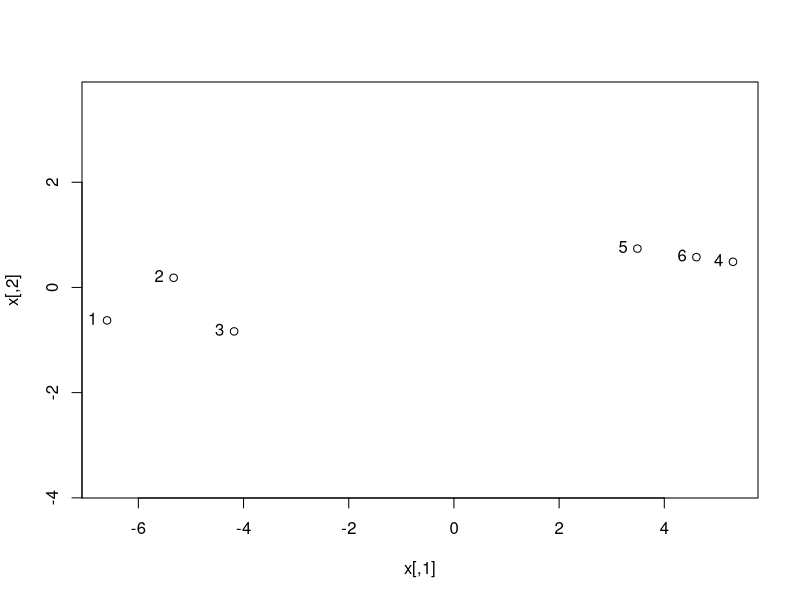
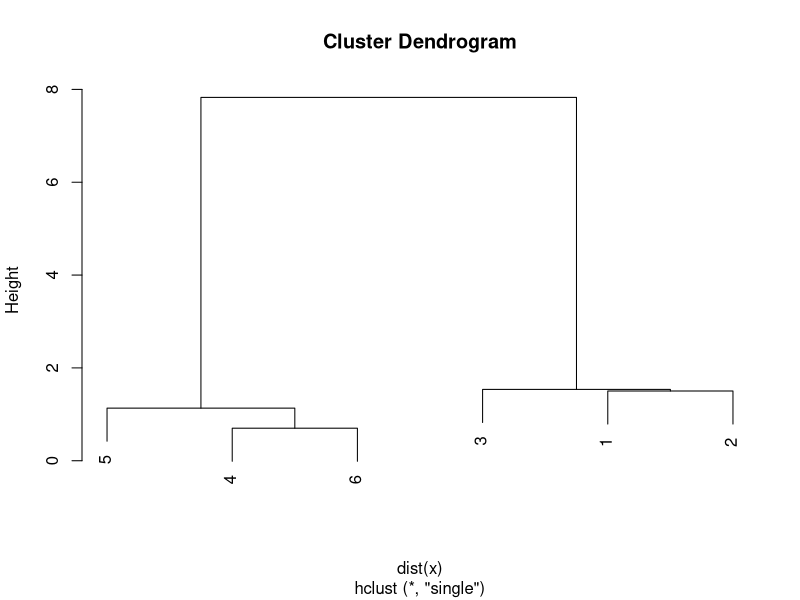
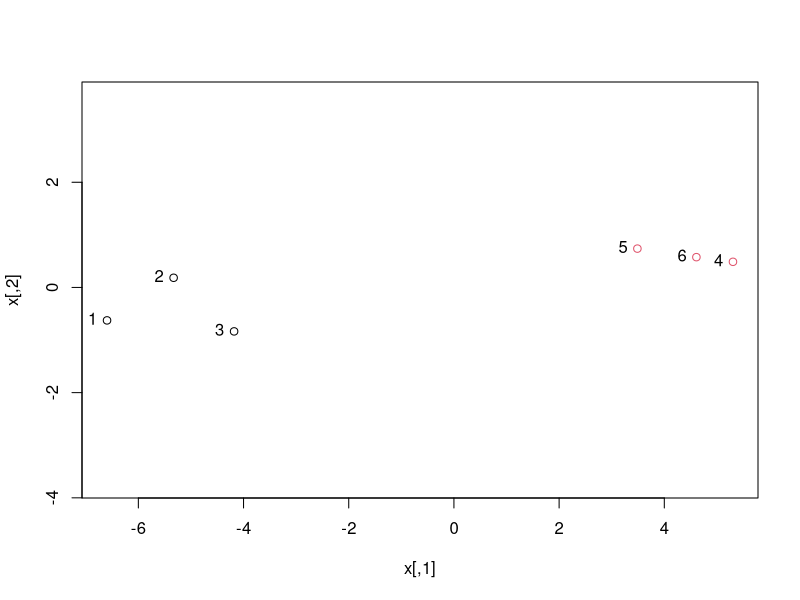
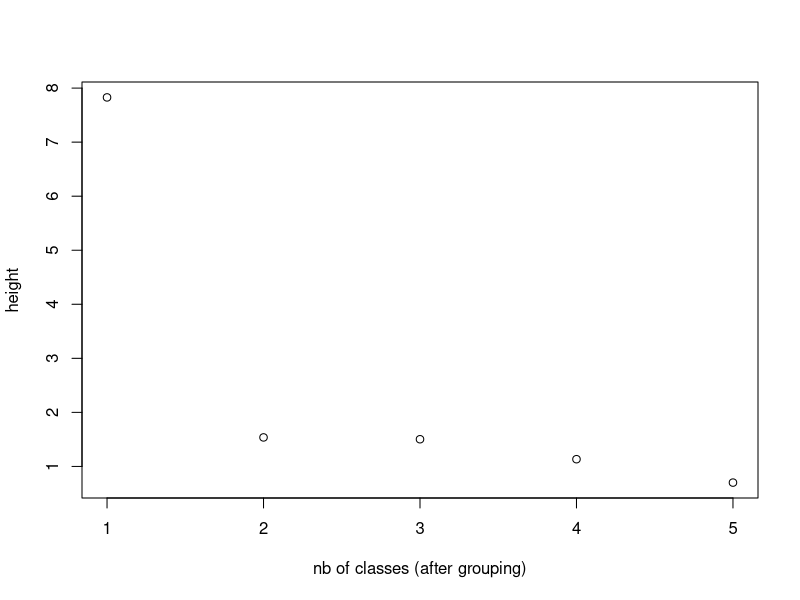

R code for these plots, in order:
library(MASS)

n <- 3
set.seed(1)
x1 <- mvrnorm(n = n, mu = c(-5, 0), Sigma = diag(c(1,1)))
x2 <- mvrnorm(n = n, mu = c(5, 0), Sigma = diag(c(1,1)))
x3 <- cbind(seq(-3, 3, length.out = n), rep(0, n))
x <- rbind(x1, x2) #, x3)
N <- nrow(x)
plot(x, type = "p", asp = 1)
text(x[,1], x[,2], 1:N, pos = 2)

# Try hierarchical clustering with different linkage functions
# What's happening with "single" linkage?

hc <- hclust(dist(x), method = "single")
plot(hc)
class <- cutree(hc, k = 2)
class
plot(x, type = "p", col = class, asp = 1)
text(x[,1], x[,2], 1:N, pos = 2)
plot(sort(hc$height, decreasing = TRUE), 
     xlab = "nb of classes (after grouping)",
     ylab = "height")

